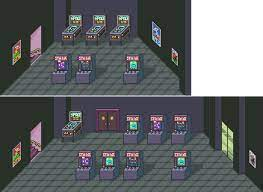
#> input picture design/reference/ref_images/onnetts arcade.jpg, 263 x 192 px
$ python normalize_face.py '../../../../design/reference/ref_images/onnetts arcade.jpg' out.png --ground-y 5
#> lines starting #> are read from the running program, lines starting #| are printed output that depends on the picture
"""Normalize a generated HD-2D facade/prop image into an engine-ready texture.

Steps (deterministic, no generation):
  1. White background -> alpha, by flood fill from the image border (interior whites survive).
  2. Crop at the ground line (drops any sidewalk/plinth the generator added).
  3. Crop to the silhouette bbox, scale to the target width, bottom-anchor on a fixed canvas.
  4. Optional: write an emission mask (bright, saturated pixels = neon/lit windows) for night.

Usage:
  python normalize_face.py IN.png OUT.png --ground-y 1510 --size 1024x1536 [--emit OUT_emit.png]
"""
from __future__ import annotations

import argparse
from collections import deque

import numpy as np
from PIL import Image, ImageFilter


def flood_alpha(rgb: np.ndarray, tol: int) -> np.ndarray:
    """Return alpha (uint8) where border-connected near-white pixels are transparent."""
#> called with rgb = array of shape (5, 263, 3), tol = 18
    h, w, _ = rgb.shape
#> h = 5; w = 263
    white = rgb.min(axis=2) >= 255 - tol
    bg = np.zeros((h, w), bool)
    q: deque[tuple[int, int]] = deque()
    for x in range(w):
        for y in (0, h - 1):
            if white[y, x] and not bg[y, x]:
                bg[y, x] = True
                q.append((y, x))
    for y in range(h):
        for x in (0, w - 1):
            if white[y, x] and not bg[y, x]:
                bg[y, x] = True
                q.append((y, x))
    while q:
        y, x = q.popleft()
        for ny, nx in ((y + 1, x), (y - 1, x), (y, x + 1), (y, x - 1)):
            if 0 <= ny < h and 0 <= nx < w and white[ny, nx] and not bg[ny, nx]:
                bg[ny, nx] = True
                q.append((ny, nx))
    alpha = np.where(bg, 0, 255).astype(np.uint8)
    # Soften the 1px fringe so the cutout does not show a white halo.
    a = Image.fromarray(alpha).filter(ImageFilter.MinFilter(3)).filter(ImageFilter.GaussianBlur(0.7))
    return np.asarray(a)


def emission_mask(rgba: np.ndarray, v_min: float, s_min: float) -> np.ndarray:
    """Colour emission map: keep pixels that are both bright and saturated (neon, lamplight)."""
    rgb = rgba[..., :3].astype(float) / 255.0
    mx, mn = rgb.max(axis=2), rgb.min(axis=2)
    sat = np.where(mx > 0, (mx - mn) / np.maximum(mx, 1e-6), 0)
    w = np.clip((mx - v_min) / (1 - v_min), 0, 1) * np.clip((sat - s_min) / (1 - s_min), 0, 1)
    w = np.asarray(Image.fromarray((w * 255).astype(np.uint8)).filter(ImageFilter.GaussianBlur(1.0)), float) / 255
    out = (rgb * w[..., None] * 255).astype(np.uint8)
    a = rgba[..., 3:4]
    return np.concatenate([out, a], axis=2)


def main() -> None:
    p = argparse.ArgumentParser()
    p.add_argument("src")
    p.add_argument("out")
    p.add_argument("--ground-y", type=int, required=True, help="first row below the building base")
    p.add_argument("--size", default="1024x1792")
    p.add_argument("--tol", type=int, default=18)
    p.add_argument("--emit")
    p.add_argument("--emit-v", type=float, default=0.55)
    p.add_argument("--emit-s", type=float, default=0.35)
    p.add_argument("--alpha-from", help="registered master image: reuse its silhouette and crop, "
                   "so day/night variants match pixel-for-pixel")
    a = p.parse_args()

    W, H = (int(v) for v in a.size.split("x"))
    rgb = np.asarray(Image.open(a.src).convert("RGB"))[: a.ground_y]
    if a.alpha_from:
        ref = np.asarray(Image.open(a.alpha_from).convert("RGB"))[: a.ground_y]
        assert ref.shape == rgb.shape, f"--alpha-from size {ref.shape} != src {rgb.shape}; register first"
        alpha = flood_alpha(ref, a.tol)
    else:
        alpha = flood_alpha(rgb, a.tol)
    rgba = np.dstack([rgb, alpha])

    ys, xs = np.where(alpha > 8)
#> ys = 960 values from 0 to 4; xs = 960 values, max 191 at index 191, min 0 at index 0, mean 95.5
    x0, x1, y0, y1 = xs.min(), xs.max() + 1, ys.min(), ys.max() + 1
#> x0 = 0; x1 = 192; y0 = 0; y1 = 5
    img = Image.fromarray(rgba, "RGBA").crop((x0, y0, x1, y1))
    scale = W / img.width
#> scale = 5.33
    nh = round(img.height * scale)
#> nh = 27
    img = img.resize((W, nh), Image.LANCZOS)
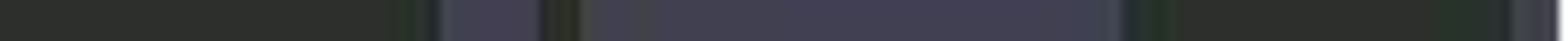
#> img: PIL image 1024x27 RGBA (shown 2 times larger); mean R, G, B, A 53.7, 55.3, 60.4, 253.6; transparent parts drawn white
    canvas = Image.new("RGBA", (W, max(H, nh)), (0, 0, 0, 0))
#> canvas: PIL image 1024x1792 RGBA; every value is 0
    canvas.paste(img, (0, canvas.height - nh))
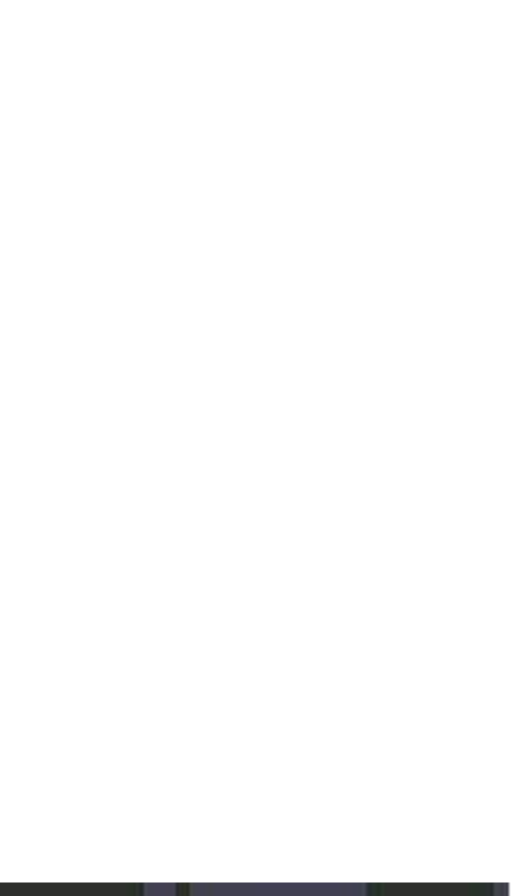
#> canvas: PIL image 1024x1792 RGBA (shown at 1/2 size); mean R, G, B, A 0.8, 0.8, 0.9, 3.8; transparent parts drawn white
    if canvas.height != H:
        canvas = canvas.crop((0, canvas.height - H, W, canvas.height))
    canvas.save(a.out, optimize=True)
    print(f"{a.out}: bbox=({x0},{y0},{x1},{y1}) scale={scale:.3f} content_h={nh}")
#| out.png: bbox=(0,0,192,5) scale=5.333 content_h=27

    if a.emit:
        Image.fromarray(emission_mask(np.asarray(canvas), a.emit_v, a.emit_s), "RGBA").save(a.emit, optimize=True)
        print(f"{a.emit}: emission mask")


if __name__ == "__main__":
    main()
